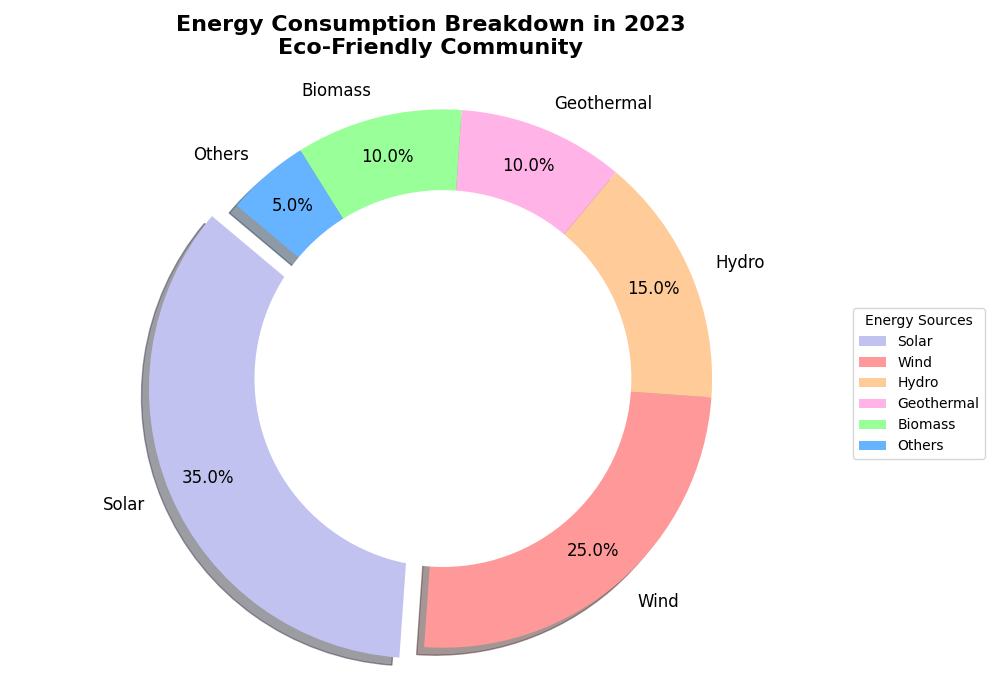

Write Python code to recreate this figure.
import matplotlib.pyplot as plt
import numpy as np

# Define energy sources and their consumption percentages
energy_sources = ['Solar', 'Wind', 'Hydro', 'Geothermal', 'Biomass', 'Others']
consumption_percentages = [35, 25, 15, 10, 10, 5]

# Shuffled colors for each energy source
colors = ['#c2c2f0', '#ff9999', '#ffcc99', '#ffb3e6', '#99ff99', '#66b3ff']

# Explode the 'Solar' slice to emphasize it
explode = (0.1, 0, 0, 0, 0, 0)

# Create figure and axis for the pie chart
fig, ax = plt.subplots(figsize=(10, 7))

# Create the pie chart
wedges, texts, autotexts = ax.pie(
    consumption_percentages, 
    explode=explode, 
    labels=energy_sources, 
    colors=colors,
    autopct='%1.1f%%', 
    startangle=140, 
    pctdistance=0.85,
    textprops={'fontsize': 12},
    shadow=True
)

# Draw a circle in the center of the pie chart to create a donut chart effect
centre_circle = plt.Circle((0, 0), 0.70, fc='white')
fig.gca().add_artist(centre_circle)

# Equal aspect ratio ensures that the pie chart is drawn as a circle
ax.axis('equal')  

# Add a title with two lines
plt.title('Energy Consumption Breakdown in 2023\nEco-Friendly Community', fontsize=16, fontweight='bold', pad=20)

# Position legend to the right of the chart
plt.legend(wedges, energy_sources, title="Energy Sources", loc="center left", bbox_to_anchor=(1, 0, 0.5, 1))

# Adjust the layout to make better space for the legend and other elements
plt.tight_layout()

# Display the chart
plt.show()
